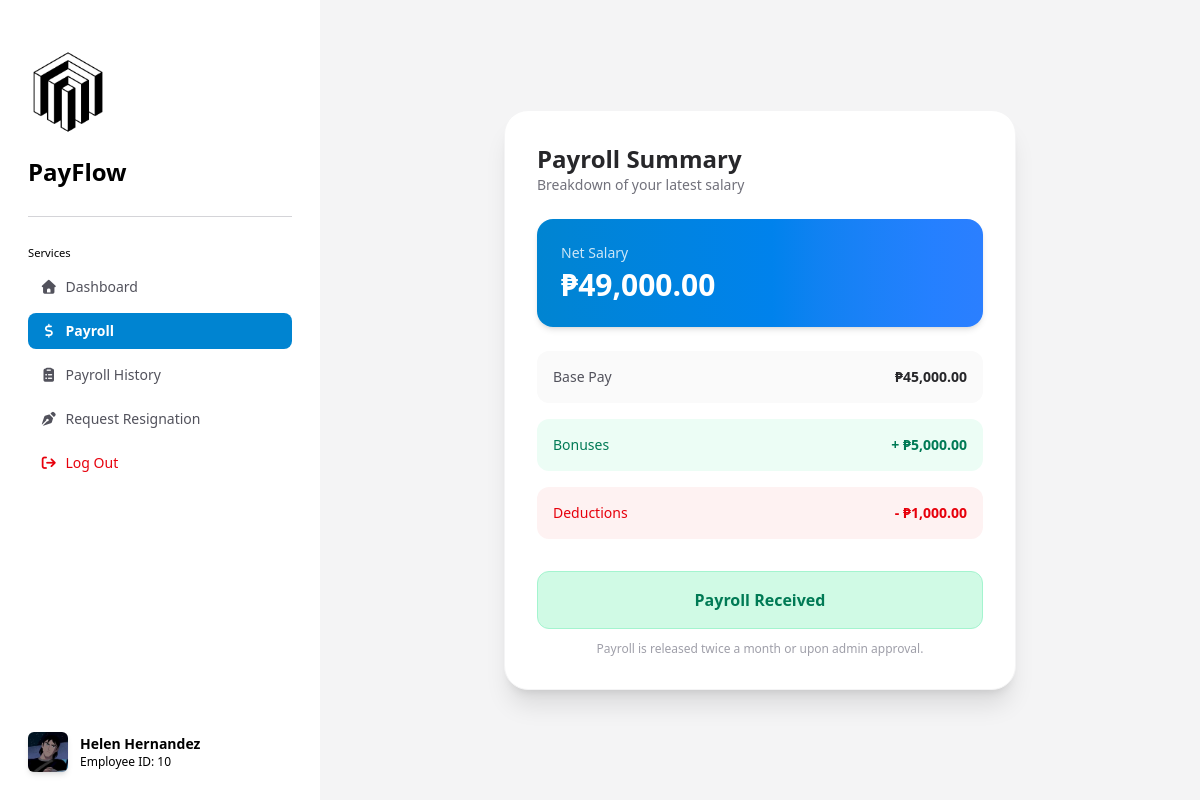
Screenshot of /pages/payroll.php (signed in) with the database file from the repository.
### tables this page shows
CREATE TABLE `salary_structure` (
  `salary_id` int(11) NOT NULL,
  `position_id` int(11) NOT NULL,
  `employee_id` int(11) NOT NULL,
  `base_pay` int(11) NOT NULL,
  `deduction` int(11) NOT NULL,
  `bonus` int(11) NOT NULL,
  `is_available` tinyint(4) NOT NULL COMMENT '0 = Payroll not available; 1 = Payroll available; -1 Payroll accepted by employee'
);

### src/components/acceptPaymentModal.php (the view, shortened to what this page needs)
<?php
$id = $_SESSION['employeeId'];
include("../backend/database.php");
$mysql = mysqli_query($conn, "SELECT s.base_pay, s.bonus, s.deduction, s.is_available
    FROM employees AS e
    INNER JOIN salary_structure AS s ON s.employee_id = e.employee_id
    INNER JOIN users AS u ON u.user_id = e.user_id
    WHERE e.is_resigned = 0 AND s.employee_id = $id");
$result = mysqli_fetch_assoc($mysql);
$net = ($result["base_pay"] + $result["bonus"]) - $result["deduction"];
?>
<div class="flex h-screen bg-zinc-100">
    <?php include('../src/components/sideBar.php'); ?>
    <div class="flex-1 flex items-center justify-center p-6">
        <?php if ($result): ?>
            <div class="w-full max-w-lg bg-white rounded-3xl shadow-xl border border-zinc-100 p-8">
                <div class="mb-6">
                    <h1 class="text-2xl font-bold text-zinc-800">Payroll Summary</h1>
                    <p class="text-sm text-zinc-500">Breakdown of your latest salary</p>
                </div>
                <div class="bg-gradient-to-r from-sky-600 to-blue-500 text-white rounded-2xl p-6 mb-6 shadow-md">
                    <p class="text-sm opacity-80">Net Salary</p>
                    <h2 class="text-3xl font-black mt-1">₱<?= number_format($net, 2); ?></h2>
                </div>
                <div class="space-y-4 text-sm">
                    <div class="flex justify-between items-center bg-zinc-50 p-4 rounded-xl">
                        <span class="text-zinc-600">Base Pay</span>
                        <span class="font-semibold text-zinc-800">₱<?= number_format($result["base_pay"], 2); ?></span>
                    </div>
                    <div class="flex justify-between items-center bg-emerald-50 p-4 rounded-xl">
                        <span class="text-emerald-700">Bonuses</span>
                        <span class="font-semibold text-emerald-700">+ ₱<?= number_format($result["bonus"], 2); ?></span>
                    </div>
                    <div class="flex justify-between items-center bg-red-50 p-4 rounded-xl">
                        <span class="text-red-600">Deductions</span>
                        <span class="font-semibold text-red-600">- ₱<?= number_format($result["deduction"], 2); ?></span>
                    </div>
                </div>
                <div class="mt-8">
                    <?php if ($result["is_available"] == 1): ?>
                        <button onclick="acceptPayment(<?= $id ?>)"
                            class="cursor-pointer w-full py-4 bg-sky-600 text-white rounded-xl font-bold hover:bg-sky-700 transition shadow-md">
                            Confirm Receipt
                        </button>
                    <?php elseif ($result["is_available"] == 0): ?>
                        <button disabled class="w-full py-4 bg-zinc-200 text-zinc-400 rounded-xl font-bold cursor-not-allowed">
                            Pending Approval
                        </button>
                    <?php elseif ($result["is_available"] == -1): ?>
                        <div
                            class="w-full py-4 bg-emerald-100 text-emerald-700 rounded-xl font-bold text-center border border-emerald-200">
                            Payroll Received
                        </div>
                    <?php endif; ?>
                    <p class="text-xs text-center text-zinc-400 mt-3">
                        Payroll is released twice a month or upon admin approval.
                    </p>
                </div>
            </div>
        <?php endif; ?>
    </div>
</div>

### rows the page displays
salary_structure: net "49,000.00", base_pay "45,000.00", bonus "5,000.00", deduction "1,000.00"

### other values shown
$fullName "Helen Hernandez"
$_SESSION['employeeId'] "10"
